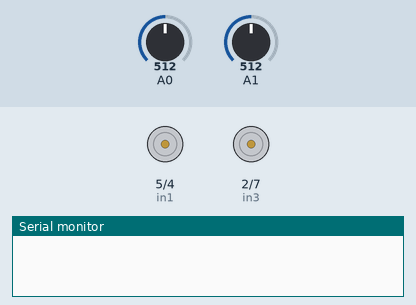
This sketch was run on a simulated Arduino Uno, built with avr-gcc and run on an emulated ATmega328P. On the bench: motor-driver pin pairs drawn as motors (green arrow = first pin HIGH = forward, orange = second pin HIGH = backward, longer = more drive, scaled by the enable pin), the last lines printed to the serial monitor. The inputs (shaded band) are chosen by the test bench; at power-on: A0 = 512, A1 = 512.

Above: at 1.2 s.
1.3 s: A0 set to 550
At 1.6 s:
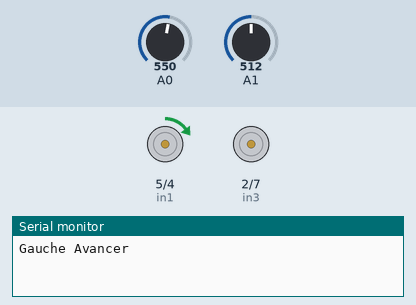
4.3 s: A1 set to 550
At 5.0 s:
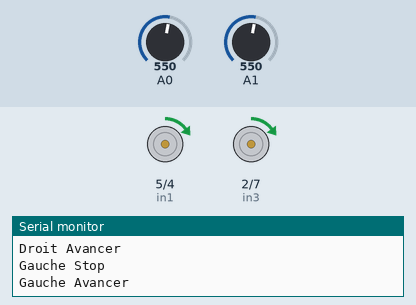
7.3 s: A0 set to 470
10.3 s: A1 set to 470
13.3 s: A0 set to 487
At 14.2 s:
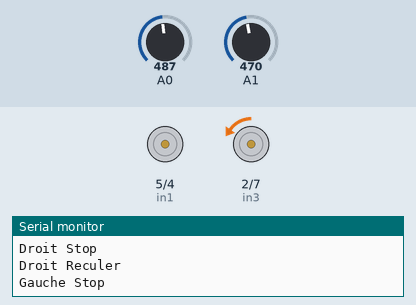
16.3 s: A1 set to 306
At 17.4 s:
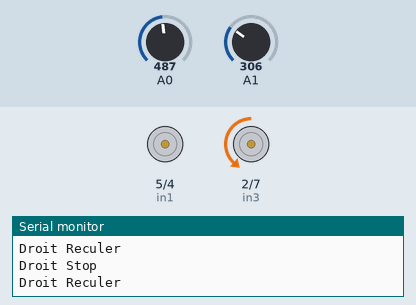
Timing chart, 0 to 20.3 s (numbered marks = the images above; inputs shaded):
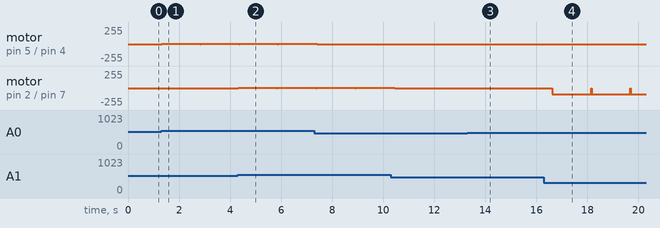

Measured:
- after the input at 1.3 s, motor on pin 5 (in1) / pin 4 (in2): stopped → forward 5/255 at once
- after the input at 4.3 s, motor on pin 2 (in3) / pin 7 (in4): stopped → forward 5/255 at once
- after the input at 13.3 s, motor on pin 5 (in1) / pin 4 (in2): goes on until 13.6 s, then stays stopped

The sketch:

rouler_cable_test_GOOD.ino
```cpp
const int in1 = 5;
const int in2 = 4;
const int ena = 3;
const int in3 = 2;
const int in4 = 7;
const int enb = 6;

unsigned long startTimeGauche = 0;
unsigned long startTimeDroit = 0;
const int dureeMarche = 1500; // attend au moins 1.5s avant de changer l'état du moteur

bool moteurGaucheActif = false;
bool moteurDroitActif = false;

void setup() {
  pinMode(in1, OUTPUT);
  pinMode(in2, OUTPUT);
  pinMode(ena, OUTPUT);
  pinMode(in3, OUTPUT);
  pinMode(in4, OUTPUT);
  pinMode(enb, OUTPUT);
  Serial.begin(9600);
}

void Avancer(int in1, int in2, int en, int vitesse) {
  digitalWrite(in1, HIGH);
  digitalWrite(in2, LOW);
  analogWrite(en, vitesse);
}

void Reculer(int in1, int in2, int en, int vitesse) {
  digitalWrite(in1, LOW);
  digitalWrite(in2, HIGH);
  analogWrite(en, vitesse);
}

void Stop(int in1, int in2, int en) {
  digitalWrite(in1, LOW);
  digitalWrite(in2, LOW);
  analogWrite(en, 0);
}

void Gestion(bool &moteurActif, int pval, unsigned long &startTime, int &vitesse, const char* moteur, int in1, int in2, int en, unsigned long currentTime){
  if (!moteurActif && (pval < 480 || pval > 540)) {
    moteurActif = true;
    startTime = currentTime;

    if (pval < 480) { //reculer
      vitesse = map(pval, 0, 480, 255, 0);
      vitesse = constrain(vitesse, 0, 255);
      Reculer(in1, in2, en, vitesse);
      Serial.print(moteur);
      Serial.println(" Reculer");
    } else { //avancer
      vitesse = map(pval, 540, 1023, 0, 255);
      vitesse = constrain(vitesse, 0, 255);
      Avancer(in1, in2, en, vitesse);
      Serial.print(moteur);
      Serial.println(" Avancer");
    }
  }

  if (moteurActif && currentTime - startTime >= dureeMarche) {
    Stop(in1, in2, en);
    moteurActif = false;
    Serial.print(moteur);
    Serial.println(" Stop");
  }
}


void loop() {
  int vitesse1 = 0;
  int vitesse2 = 0;
  int pval1 = analogRead(A0); // Gauche
  int pval2 = analogRead(A1); // Droite
  unsigned long currentTime = millis();

  Gestion(moteurGaucheActif, pval1, startTimeGauche, vitesse1, "Gauche", in1, in2, ena, currentTime);
  Gestion(moteurDroitActif, pval2, startTimeDroit, vitesse2, "Droit", in3, in4, enb, currentTime);


  delay(20);
}
```
